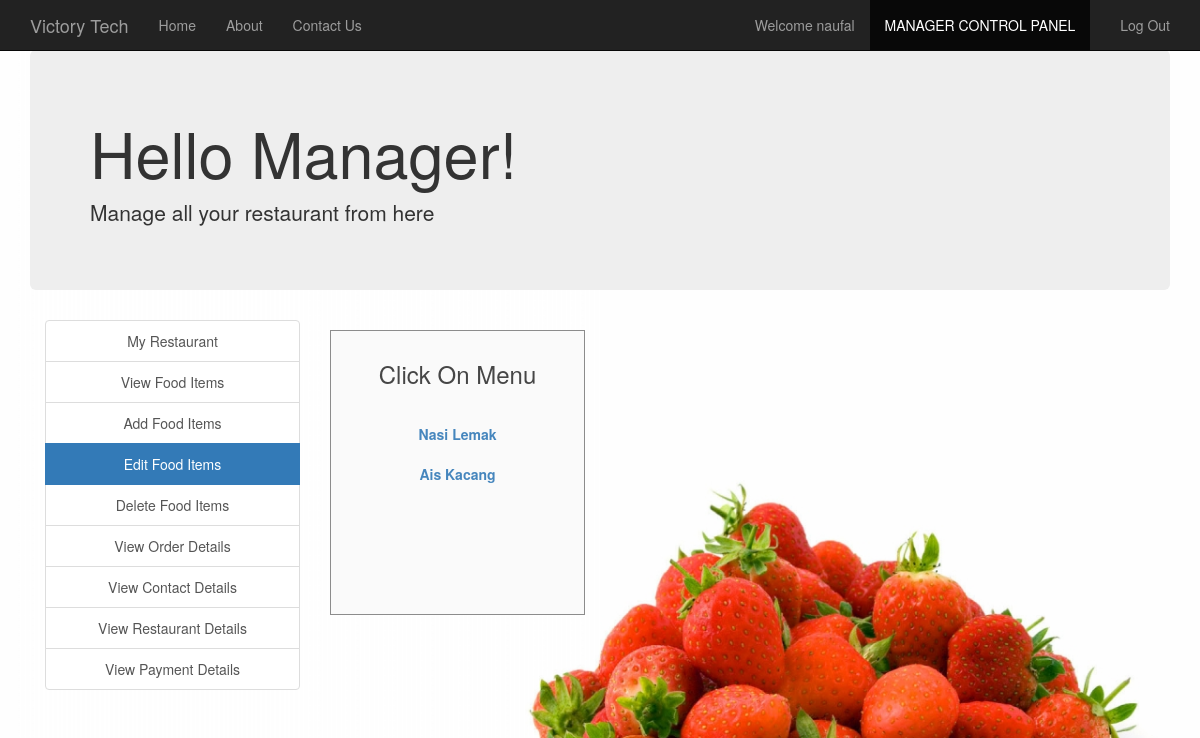
The page /edit_food_items.php (signed in) on the database its author committed.
### tables this page shows
CREATE TABLE `manager` (
  `username` varchar(30) NOT NULL,
  `fullname` varchar(30) NOT NULL,
  `email` varchar(30) NOT NULL,
  `contact` varchar(30) NOT NULL,
  `address` varchar(50) NOT NULL,
  `password` varchar(30) NOT NULL
);

CREATE TABLE `food` (
  `F_ID` int(30) NOT NULL,
  `name` varchar(30) NOT NULL,
  `price` float NOT NULL,
  `description` varchar(200) NOT NULL,
  `R_ID` int(30) NOT NULL,
  `images_path` varchar(200) NOT NULL,
  `options` varchar(10) NOT NULL DEFAULT 'ENABLE'
);

### session_m.php (called while the page is built, shortened)
<?php
$conn = Connect();
$user_check=$_SESSION['login_user1'];
$query = "SELECT username FROM MANAGER WHERE username = '$user_check'";
$ses_sql = mysqli_query($conn, $query);
$row = mysqli_fetch_assoc($ses_sql);
$login_session =$row['username'];
?>

### edit_food_items.php (the view, shortened to what this page needs)
<?php
include('session_m.php');
?>
<!DOCTYPE html>
<html>
  <head>
  </head>
  <link rel="stylesheet" type = "text/css" href ="css/edit_food_items.css">
  <link rel="stylesheet" type = "text/css" href ="css/bootstrap.min.css">
  <body>
    <nav class="navbar navbar-inverse navbar-fixed-top navigation-clean-search" role="navigation">
      <div class="container">
        <div class="navbar-header">
          <a class="navbar-brand" href="index.php">Victory Tech</a>
        </div>
        <div class="collapse navbar-collapse " id="myNavbar">
          <ul class="nav navbar-nav">
            <li><a href="index.php">Home</a></li>
            <li><a href="aboutus.php">About</a></li>
            <li><a href="ContactModule/contactus.php">Contact Us</a></li>
          </ul>
          <ul class="nav navbar-nav navbar-right">
            <li><a href="#"><span class="glyphicon glyphicon-user"></span> Welcome <?php echo $login_session; ?> </a></li>
            <li class="active"> <a href="managerlogin.php">MANAGER CONTROL PANEL</a></li>
            <li><a href="logout_m.php"><span class="glyphicon glyphicon-log-out"></span> Log Out </a></li>
          </ul>
        </div>
      </div>
    </nav>
<div class="container">
    <div class="jumbotron">
     <h1>Hello Manager! </h1>
     <p>Manage all your restaurant from here</p>
    </div>
    </div>
<div class="container">
    	<div class="col-xs-3" style="text-align: center;">
    	<div class="list-group">
    		<a href="RestaurantModule/myrestaurant.php" class="list-group-item ">My Restaurant</a>
    		<a href="view_food_items.php" class="list-group-item ">View Food Items</a>
    		<a href="add_food_items.php" class="list-group-item ">Add Food Items</a>
    		<a href="edit_food_items.php" class="list-group-item active">Edit Food Items</a>
    		<a href="delete_food_items.php" class="list-group-item ">Delete Food Items</a>
			<a href="view_order_details.php" class="list-group-item ">View Order Details</a>
			<a href="ContactModule/view_contact.php" class="list-group-item ">View Contact Details</a>
			<a href="RestaurantModule/ViewRestaurant.php" class="list-group-item ">View Restaurant Details</a>
			<a href="PaymentModule/viewPayment.php" class="list-group-item ">View Payment Details</a>
    	</div>
    </div>
<div class="col-xs-3">
  <div class="form-area" style="padding: 10px 10px 110px 10px; ">
    <div style="text-align: center;">
      <h3>Click On Menu <br><br></h3>
    </div>
    <?php
    $query = mysqli_query($conn, "SELECT * FROM food f WHERE f.R_ID IN (SELECT r.R_ID FROM RESTAURANTS r WHERE r.M_ID='$user_check') ORDER BY F_ID");
    while ($row = mysqli_fetch_array($query)) {
      ?>
      <div class="list-group" style="text-align: center;">
        <?php
      echo "<b><a href='edit_food_items.php?update= {$row['F_ID']}'>{$row['name']}</a></b>";
        ?>
      </div>
    <?php
    }
    ?>
  </div>
</div>
</div>
  </body>
<br>
</html>

### css/edit_food_items.css (style rules this page uses)
body,html { height: 100%; }
body { padding-top: 50px; background-image: url('headerimg2.jpg'); background-repeat: repeat; background-size: 100%; }
.form-area { background-color: #FAFAFA; padding: 10px 40px 60px; margin: 10px 0px 60px; border: 1px solid GREY; opacity:0.9; }

### rows shown on the page
manager: username "naufal"
food: name "Nasi Lemak"
food: name "Ais Kacang"
